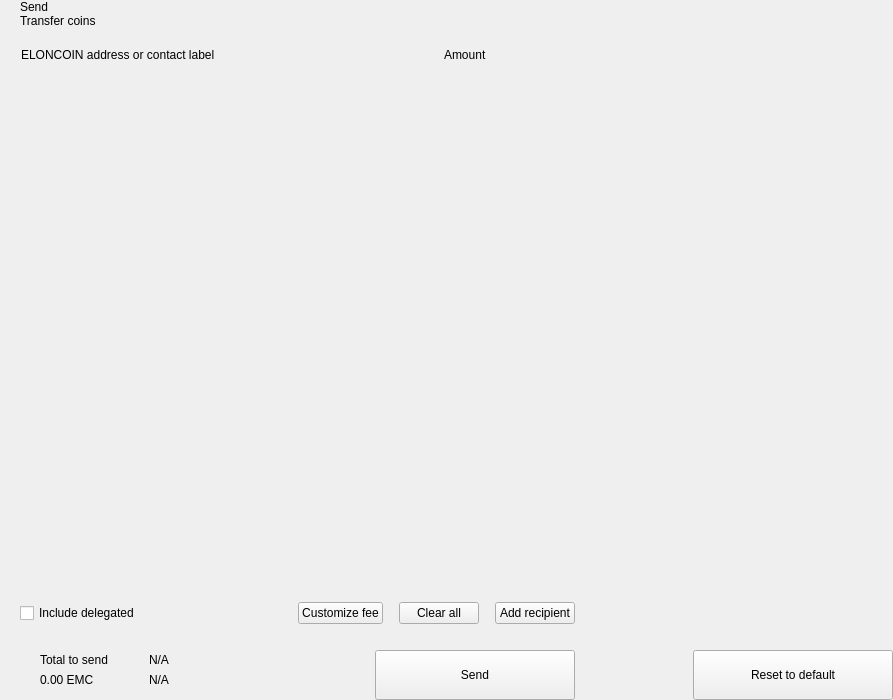
<?xml version="1.0" encoding="UTF-8"?>
<ui version="4.0">
 <class>send</class>
 <widget class="QWidget" name="send">
  <property name="geometry">
   <rect>
    <x>0</x>
    <y>0</y>
    <width>893</width>
    <height>700</height>
   </rect>
  </property>
  <property name="windowTitle">
   <string>Form</string>
  </property>
  <layout class="QHBoxLayout" name="horizontalLayout_2" stretch="2,1">
   <property name="spacing">
    <number>0</number>
   </property>
   <property name="leftMargin">
    <number>0</number>
   </property>
   <property name="topMargin">
    <number>0</number>
   </property>
   <property name="rightMargin">
    <number>0</number>
   </property>
   <property name="bottomMargin">
    <number>0</number>
   </property>
   <item>
    <widget class="QWidget" name="left" native="true">
     <layout class="QVBoxLayout" name="verticalLayout_3">
      <property name="spacing">
       <number>0</number>
      </property>
      <property name="leftMargin">
       <number>0</number>
      </property>
      <property name="topMargin">
       <number>0</number>
      </property>
      <property name="rightMargin">
       <number>0</number>
      </property>
      <property name="bottomMargin">
       <number>0</number>
      </property>
      <item>
       <layout class="QVBoxLayout" name="verticalLayout_22" stretch="0,0,0,1,0,0,0,0">
        <property name="spacing">
         <number>0</number>
        </property>
        <item>
         <layout class="QHBoxLayout" name="horizontalLayout_3">
          <property name="spacing">
           <number>0</number>
          </property>
          <property name="leftMargin">
           <number>20</number>
          </property>
          <property name="rightMargin">
           <number>20</number>
          </property>
          <item>
           <layout class="QVBoxLayout" name="verticalLayout">
            <property name="spacing">
             <number>0</number>
            </property>
            <item>
             <widget class="QLabel" name="labelTitle">
              <property name="text">
               <string>Send</string>
              </property>
              <property name="alignment">
               <set>Qt::AlignLeading|Qt::AlignLeft|Qt::AlignVCenter</set>
              </property>
             </widget>
            </item>
            <item>
             <widget class="QLabel" name="labelSubtitle1">
              <property name="text">
               <string>Transfer coins</string>
              </property>
             </widget>
            </item>
           </layout>
          </item>
          <item>
           <spacer name="horizontalSpacer">
            <property name="orientation">
             <enum>Qt::Horizontal</enum>
            </property>
            <property name="sizeHint" stdset="0">
             <size>
              <width>40</width>
              <height>20</height>
             </size>
            </property>
           </spacer>
          </item>
          <!-- <item>
           <layout class="QVBoxLayout" name="verticalLayout_6">
            <property name="spacing">
             <number>3</number>
            </property>
            <item alignment="Qt::AlignHCenter">
             <widget class="QGroupBox" name="groupBox">
              <property name="styleSheet">
               <string notr="true">#groupBox{padding-top:2px;}</string>
              </property>
              <property name="title">
               <string/>
              </property>
              <property name="alignment">
               <set>Qt::AlignCenter</set>
              </property>
              <layout class="QHBoxLayout" name="horizontalLayout_4">
               <property name="spacing">
                <number>0</number>
               </property>
               <property name="leftMargin">
                <number>0</number>
               </property>
               <property name="topMargin">
                <number>0</number>
               </property>
               <property name="rightMargin">
                <number>0</number>
               </property>
               <property name="bottomMargin">
                <number>0</number>
               </property>
               <item>
                <widget class="QPushButton" name="pushLeft">
                 <property name="minimumSize">
                  <size>
                   <width>120</width>
                   <height>30</height>
                  </size>
                 </property>
                 <property name="maximumSize">
                  <size>
                   <width>120</width>
                   <height>30</height>
                  </size>
                 </property>
                 <property name="focusPolicy">
                  <enum>Qt::NoFocus</enum>
                 </property>
                 <property name="text">
                  <string>Transparent</string>
                 </property>
                 <property name="checkable">
                  <bool>true</bool>
                 </property>
                 <property name="autoExclusive">
                  <bool>true</bool>
                 </property>
                </widget>
               </item>
               <item>
                <widget class="QPushButton" name="pushRight">
                 <property name="minimumSize">
                  <size>
                   <width>120</width>
                   <height>30</height>
                  </size>
                 </property>
                 <property name="maximumSize">
                  <size>
                   <width>120</width>
                   <height>30</height>
                  </size>
                 </property>
                 <property name="focusPolicy">
                  <enum>Qt::NoFocus</enum>
                 </property>
                 <property name="text">
                  <string>Shielded</string>
                 </property>
                 <property name="checkable">
                  <bool>true</bool>
                 </property>
                 <property name="checked">
                  <bool>true</bool>
                 </property>
                 <property name="autoExclusive">
                  <bool>true</bool>
                 </property>
                </widget>
               </item>
              </layout>
             </widget>
            </item>
            <item alignment="Qt::AlignHCenter|Qt::AlignTop">
             <widget class="QLabel" name="labelSubtitle2">
              <property name="styleSheet">
               <string notr="true"/>
              </property>
              <property name="text">
               <string>Select which coins to spend</string>
              </property>
              <property name="alignment">
               <set>Qt::AlignCenter</set>
              </property>
              <property name="indent">
               <number>0</number>
              </property>
             </widget>
            </item>
           </layout>
          </item> -->
         </layout>
        </item>
        <item>
         <spacer name="verticalSpacer_2">
          <property name="orientation">
           <enum>Qt::Vertical</enum>
          </property>
          <property name="sizeType">
           <enum>QSizePolicy::Fixed</enum>
          </property>
          <property name="sizeHint" stdset="0">
           <size>
            <width>20</width>
            <height>20</height>
           </size>
          </property>
         </spacer>
        </item>
        <item>
         <layout class="QHBoxLayout" name="horizontalLayout" stretch="6,0,2">
          <property name="spacing">
           <number>0</number>
          </property>
          <property name="leftMargin">
           <number>10</number>
          </property>
          <property name="topMargin">
           <number>0</number>
          </property>
          <property name="rightMargin">
           <number>20</number>
          </property>
          <property name="bottomMargin">
           <number>0</number>
          </property>
          <item>
           <widget class="QLabel" name="labelSubtitleAddress">
            <property name="styleSheet">
             <string notr="true">margin-left:8px;</string>
            </property>
            <property name="text">
             <string>ELONCOIN address or contact label</string>
            </property>
           </widget>
          </item>
          <item>
           <spacer name="horizontalSpacer_3">
            <property name="orientation">
             <enum>Qt::Horizontal</enum>
            </property>
            <property name="sizeType">
             <enum>QSizePolicy::Fixed</enum>
            </property>
            <property name="sizeHint" stdset="0">
             <size>
              <width>40</width>
              <height>1</height>
             </size>
            </property>
           </spacer>
          </item>
          <item>
           <widget class="QLabel" name="labelSubtitleAmount">
            <property name="text">
             <string>Amount</string>
            </property>
           </widget>
          </item>
         </layout>
        </item>
        <item>
         <widget class="QScrollArea" name="scrollArea">
          <property name="minimumSize">
           <size>
            <width>0</width>
            <height>350</height>
           </size>
          </property>
          <property name="styleSheet">
           <string notr="true">#scrollArea {
            background:transparent;
            margin-top:10px;
}</string>
          </property>
          <property name="horizontalScrollBarPolicy">
           <enum>Qt::ScrollBarAlwaysOff</enum>
          </property>
          <property name="sizeAdjustPolicy">
           <enum>QAbstractScrollArea::AdjustIgnored</enum>
          </property>
          <property name="widgetResizable">
           <bool>true</bool>
          </property>
          <property name="alignment">
           <set>Qt::AlignLeading|Qt::AlignLeft|Qt::AlignTop</set>
          </property>
          <widget class="QWidget" name="scrollAreaWidgetContents">
           <property name="geometry">
            <rect>
             <x>0</x>
             <y>0</y>
             <width>591</width>
             <height>16</height>
            </rect>
           </property>
           <property name="sizePolicy">
            <sizepolicy hsizetype="Preferred" vsizetype="Maximum">
             <horstretch>0</horstretch>
             <verstretch>0</verstretch>
            </sizepolicy>
           </property>
           <property name="autoFillBackground">
            <bool>false</bool>
           </property>
           <property name="styleSheet">
            <string notr="true">#scrollAreaWidgetContents {
             background:transparent;
             }</string>
           </property>
           <layout class="QVBoxLayout" name="verticalLayout_7">
            <property name="spacing">
             <number>0</number>
            </property>
            <property name="sizeConstraint">
             <enum>QLayout::SetDefaultConstraint</enum>
            </property>
            <property name="leftMargin">
             <number>0</number>
            </property>
            <property name="topMargin">
             <number>0</number>
            </property>
            <property name="rightMargin">
             <number>0</number>
            </property>
            <property name="bottomMargin">
             <number>0</number>
            </property>
           </layout>
          </widget>
         </widget>
        </item>
        <item>
         <spacer name="verticalSpacer_4">
          <property name="orientation">
           <enum>Qt::Vertical</enum>
          </property>
          <property name="sizeType">
           <enum>QSizePolicy::Fixed</enum>
          </property>
          <property name="sizeHint" stdset="0">
           <size>
            <width>20</width>
            <height>20</height>
           </size>
          </property>
         </spacer>
        </item>
        <item>
         <layout class="QHBoxLayout" name="horizontalLayout_20">
          <property name="spacing">
           <number>6</number>
          </property>
          <property name="leftMargin">
           <number>20</number>
          </property>
          <property name="rightMargin">
           <number>20</number>
          </property>
          <item>
           <widget class="QCheckBox" name="checkBoxDelegations">
            <property name="layoutDirection">
             <enum>Qt::LeftToRight</enum>
            </property>
            <property name="text">
             <string>Include delegated</string>
            </property>
           </widget>
          </item>
          <item>
           <spacer name="horizontalSpacer_4">
            <property name="orientation">
             <enum>Qt::Horizontal</enum>
            </property>
            <property name="sizeHint" stdset="0">
             <size>
              <width>10</width>
              <height>20</height>
             </size>
            </property>
           </spacer>
          </item>
          <item>
           <widget class="QPushButton" name="pushButtonFee">
            <property name="focusPolicy">
             <enum>Qt::NoFocus</enum>
            </property>
            <property name="text">
             <string>Customize fee</string>
            </property>
           </widget>
          </item>
          <item>
           <spacer name="horizontalSpacer_11">
            <property name="orientation">
             <enum>Qt::Horizontal</enum>
            </property>
            <property name="sizeType">
             <enum>QSizePolicy::Minimum</enum>
            </property>
            <property name="sizeHint" stdset="0">
             <size>
              <width>10</width>
              <height>20</height>
             </size>
            </property>
           </spacer>
          </item>
          <item>
           <widget class="QPushButton" name="pushButtonClear">
            <property name="focusPolicy">
             <enum>Qt::NoFocus</enum>
            </property>
            <property name="layoutDirection">
             <enum>Qt::RightToLeft</enum>
            </property>
            <property name="text">
             <string>Clear all</string>
            </property>
           </widget>
          </item>
          <item>
           <spacer name="horizontalSpacer_6">
            <property name="orientation">
             <enum>Qt::Horizontal</enum>
            </property>
            <property name="sizeType">
             <enum>QSizePolicy::Fixed</enum>
            </property>
            <property name="sizeHint" stdset="0">
             <size>
              <width>10</width>
              <height>20</height>
             </size>
            </property>
           </spacer>
          </item>
          <item>
           <widget class="QPushButton" name="pushButtonAddRecipient">
            <property name="focusPolicy">
             <enum>Qt::NoFocus</enum>
            </property>
            <property name="text">
             <string>Add recipient</string>
            </property>
           </widget>
          </item>
         </layout>
        </item>
        <item>
         <spacer name="verticalSpacer">
          <property name="orientation">
           <enum>Qt::Vertical</enum>
          </property>
          <property name="sizeType">
           <enum>QSizePolicy::Fixed</enum>
          </property>
          <property name="sizeHint" stdset="0">
           <size>
            <width>20</width>
            <height>16</height>
           </size>
          </property>
         </spacer>
        </item>
        <item>
         <layout class="QHBoxLayout" name="horizontalLayout_7">
          <property name="rightMargin">
           <number>20</number>
          </property>
          <item>
           <layout class="QHBoxLayout" name="horizontalLayout_10">
            <property name="spacing">
             <number>0</number>
            </property>
            <property name="leftMargin">
             <number>8</number>
            </property>
            <item>
             <widget class="QStackedWidget" name="stackedWidget">
              <property name="minimumSize">
               <size>
                <width>0</width>
                <height>60</height>
               </size>
              </property>
              <property name="maximumSize">
               <size>
                <width>16777215</width>
                <height>60</height>
               </size>
              </property>
              <widget class="QWidget" name="page1">
               <layout class="QVBoxLayout" name="verticalLayout_71" stretch="0">
                <property name="spacing">
                 <number>6</number>
                </property>
                <property name="leftMargin">
                 <number>12</number>
                </property>
                <property name="topMargin">
                 <number>0</number>
                </property>
                <property name="rightMargin">
                 <number>0</number>
                </property>
                <property name="bottomMargin">
                 <number>0</number>
                </property>
                <item>
                 <widget class="QWidget" name="coinWidget" native="true">
                  <property name="minimumSize">
                   <size>
                    <width>0</width>
                    <height>60</height>
                   </size>
                  </property>
                  <property name="maximumSize">
                   <size>
                    <width>16777215</width>
                    <height>60</height>
                   </size>
                  </property>
                  <layout class="QHBoxLayout" name="horizontalLayout_9">
                   <property name="spacing">
                    <number>0</number>
                   </property>
                   <property name="leftMargin">
                    <number>20</number>
                   </property>
                   <property name="topMargin">
                    <number>10</number>
                   </property>
                   <property name="rightMargin">
                    <number>20</number>
                   </property>
                   <property name="bottomMargin">
                    <number>10</number>
                   </property>
                   <item>
                    <layout class="QVBoxLayout" name="verticalSend">
                     <property name="spacing">
                      <number>0</number>
                     </property>
                     <item>
                      <widget class="QLabel" name="labelTitleTotalSend">
                       <property name="text">
                        <string>Total to send</string>
                       </property>
                      </widget>
                     </item>
                     <item>
                      <widget class="QLabel" name="labelAmountSend">
                       <property name="text">
                        <string notr="true">0.00 EMC</string>
                       </property>
                      </widget>
                     </item>
                    </layout>
                   </item>
                   <item>
                    <spacer name="horizontalSpacer_9">
                     <property name="orientation">
                      <enum>Qt::Horizontal</enum>
                     </property>
                     <property name="sizeType">
                      <enum>QSizePolicy::Fixed</enum>
                     </property>
                     <property name="sizeHint" stdset="0">
                      <size>
                       <width>20</width>
                       <height>20</height>
                      </size>
                     </property>
                    </spacer>
                   </item>
                   <item>
                    <widget class="QLabel" name="labelLine">
                     <property name="minimumSize">
                      <size>
                       <width>1</width>
                       <height>0</height>
                      </size>
                     </property>
                     <property name="maximumSize">
                      <size>
                       <width>1</width>
                       <height>16777215</height>
                      </size>
                     </property>
                     <property name="text">
                      <string/>
                     </property>
                    </widget>
                   </item>
                   <item>
                    <spacer name="horizontalSpacer_10">
                     <property name="orientation">
                      <enum>Qt::Horizontal</enum>
                     </property>
                     <property name="sizeType">
                      <enum>QSizePolicy::Fixed</enum>
                     </property>
                     <property name="sizeHint" stdset="0">
                      <size>
                       <width>20</width>
                       <height>20</height>
                      </size>
                     </property>
                    </spacer>
                   </item>
                   <item>
                    <layout class="QVBoxLayout" name="verticalRemaining">
                     <property name="spacing">
                      <number>0</number>
                     </property>
                     <item>
                      <widget class="QLabel" name="labelTitleTotalRemaining">
                       <property name="text">
                        <string notr="true">N/A</string>
                       </property>
                      </widget>
                     </item>
                     <item>
                      <widget class="QLabel" name="labelAmountRemaining">
                       <property name="text">
                        <string notr="true">N/A</string>
                       </property>
                      </widget>
                     </item>
                    </layout>
                   </item>
                  </layout>
                 </widget>
                </item>
               </layout>
              </widget>
              <widget class="QWidget" name="page_2"/>
             </widget>
            </item>
           </layout>
          </item>
          <item>
           <spacer name="horizontalSpacer_5">
            <property name="orientation">
             <enum>Qt::Horizontal</enum>
            </property>
            <property name="sizeType">
             <enum>QSizePolicy::Expanding</enum>
            </property>
            <property name="sizeHint" stdset="0">
             <size>
              <width>40</width>
              <height>20</height>
             </size>
            </property>
           </spacer>
          </item>
          <item alignment="Qt::AlignBottom">
           <widget class="QPushButton" name="pushButtonSave">
            <property name="minimumSize">
             <size>
              <width>200</width>
              <height>50</height>
             </size>
            </property>
            <property name="maximumSize">
             <size>
              <width>200</width>
              <height>50</height>
             </size>
            </property>
            <property name="focusPolicy">
             <enum>Qt::NoFocus</enum>
            </property>
            <property name="text">
             <string>Send</string>
            </property>
           </widget>
          </item>
         </layout>
        </item>
       </layout>
      </item>
     </layout>
    </widget>
   </item>
   <item>
    <widget class="QWidget" name="right" native="true">
     <layout class="QVBoxLayout" name="verticalLayout_5">
      <property name="leftMargin">
       <number>0</number>
      </property>
      <property name="topMargin">
       <number>0</number>
      </property>
      <property name="rightMargin">
       <number>0</number>
      </property>
      <property name="bottomMargin">
       <number>0</number>
      </property>
      <item>
       <layout class="QVBoxLayout" name="verticalLayout_4">
        <property name="spacing">
         <number>6</number>
        </property>
        <item>
         <widget class="OptionButton" name="btnCoinControl" native="true">
          <property name="minimumSize">
           <size>
            <width>0</width>
            <height>50</height>
           </size>
          </property>
         </widget>
        </item>
        <item>
         <widget class="OptionButton" name="btnChangeAddress" native="true">
          <property name="minimumSize">
           <size>
            <width>0</width>
            <height>50</height>
           </size>
          </property>
         </widget>
        </item>
        <item>
         <widget class="OptionButton" name="btnUri" native="true">
          <property name="minimumSize">
           <size>
            <width>0</width>
            <height>50</height>
           </size>
          </property>
         </widget>
        </item>
        <item>
         <widget class="OptionButton" name="btnShieldCoins" native="true">
          <property name="minimumSize">
           <size>
            <width>0</width>
            <height>50</height>
           </size>
          </property>
         </widget>
        </item>
        <item>
         <spacer name="verticalSpacer_5">
          <property name="orientation">
           <enum>Qt::Vertical</enum>
          </property>
          <property name="sizeHint" stdset="0">
           <size>
            <width>20</width>
            <height>40</height>
           </size>
          </property>
         </spacer>
        </item>
        <item>
         <layout class="QHBoxLayout" name="horizontalLayout_8">
          <item>
           <spacer name="horizontalSpacer_7">
            <property name="orientation">
             <enum>Qt::Horizontal</enum>
            </property>
            <property name="sizeHint" stdset="0">
             <size>
              <width>40</width>
              <height>20</height>
             </size>
            </property>
           </spacer>
          </item>
          <item>
           <widget class="QPushButton" name="pushButtonReset">
            <property name="minimumSize">
             <size>
              <width>200</width>
              <height>50</height>
             </size>
            </property>
            <property name="maximumSize">
             <size>
              <width>200</width>
              <height>50</height>
             </size>
            </property>
            <property name="focusPolicy">
             <enum>Qt::NoFocus</enum>
            </property>
            <property name="text">
             <string>Reset to default</string>
            </property>
           </widget>
          </item>
         </layout>
        </item>
       </layout>
      </item>
     </layout>
    </widget>
   </item>
  </layout>
 </widget>
 <customwidgets>
  <customwidget>
   <class>OptionButton</class>
   <extends>QWidget</extends>
   <header>qt/eloncoin/optionbutton.h</header>
   <container>1</container>
  </customwidget>
 </customwidgets>
 <resources/>
 <connections/>
</ui>
